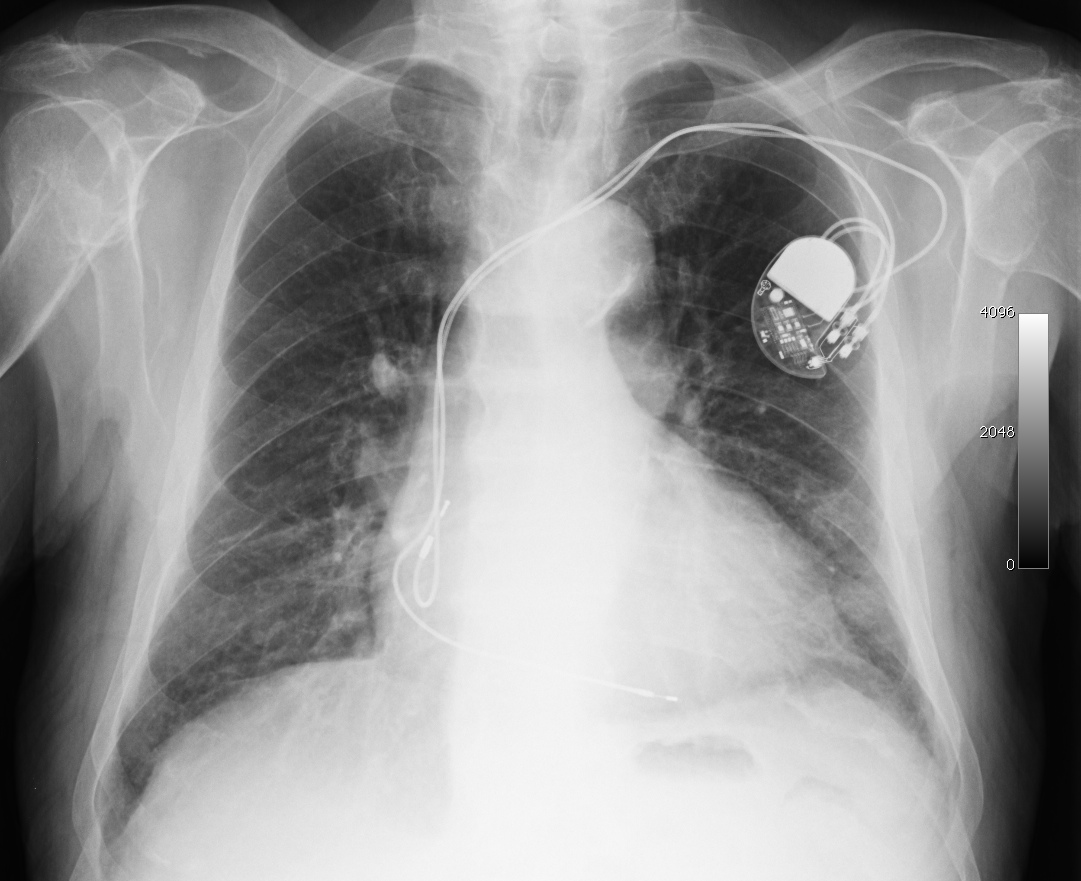
#> input picture fichas-aulas/ficha-OpenCV/imagens/8.0001.jpg, 1081 x 881 px; its folder holds only this picture in this run
$ jupyter execute MatrixTransformations.ipynb
#> lines starting #> are read from the running program, lines starting #| are printed output that depends on the picture
[cell 1]
import os,sys
import numpy as np
import cv2
from imageio.v2 import imread
from PIL import Image
import scipy
from scipy.signal import convolve2d
from skimage.segmentation import slic
from skimage.segmentation import mark_boundaries
from skimage import color
import matplotlib.pyplot as plt

[cell 2]
"""
• 'L' (8-bit pixels, grayscale)
• 'P' (8-bit pixels, mapped to any other mode using a color palette)
• 'RGB' (3x8-bit pixels, true color)
• 'RGBA' (4x8-bit pixels, true color with transparency mask)
• 'CMYK' (4x8-bit pixels, color separation)
• 'YCbCr' (3x8-bit pixels, color video format)
• 'I' (32-bit signed integer pixels)
• 'F' (32-bit floating point pixels)
"""

def access():
    PathImg = "./imagens/"
    lstFilesImg = []
    for dirName, subdirList, fileList in os.walk(PathImg):
        for filename in fileList:
            lstFilesImg.append(os.path.join(dirName,filename))

    print("Lista de imagens: ")
    print(lstFilesImg)

    img=imread(lstFilesImg[0],pilmode='RGB')
#> img is the input picture: shape (881, 1081, 3); min 0, max 255, mean 148.6
    print("Dimensões 1ª imagem: ", img.shape)
#| Dimensões 1ª imagem:  (881, 1081, 3)

    width=512
    height=512
    aspect_ratio = 1

    imglist=[]
    for file in lstFilesImg:
        img=imread(file,pilmode='RGB')
        img=np.array(Image.fromarray(img).resize((width,int(height* aspect_ratio))))
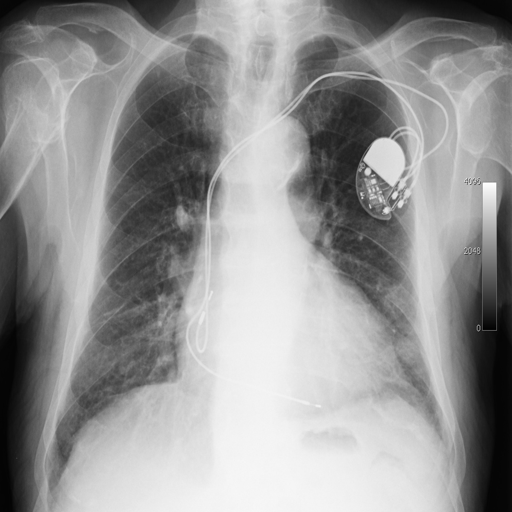
#> img: shape (512, 512, 3); min 0, max 255, mean 148.6
        imglist.append(img)
    Imagens = np.asarray(imglist,dtype=np.uint8)
    print("Após resize: ", Imagens.shape)
#| Após resize:  (1, 512, 512, 3)
    return Imagens

Imagens = access()

[cell 3]
def identity(Imagens, width, height):
#> called with Imagens = array of shape (1, 512, 512, 3), width = 1024, height = 1024
    transform_matrix = np.array([
        [1,0,0],
        [0,1,0],
    ]).astype(np.float32)

    for x in range(len(Imagens)):
        temp = cv2.warpAffine(Imagens[x,:,:],transform_matrix,(width,height))

        plt.axis('off')
        plt.imshow(temp,cmap='gray')
        # para gravar num ficheiro:
        # plt.savefig(str(x) + '.png',bbox_inches='tight')
        plt.show()
#> this loop made 1 pass
#> pass 1, in identity, `temp = cv2.warpAffine(Imagens[x,:,:],transform_matrix,(width,height))`:
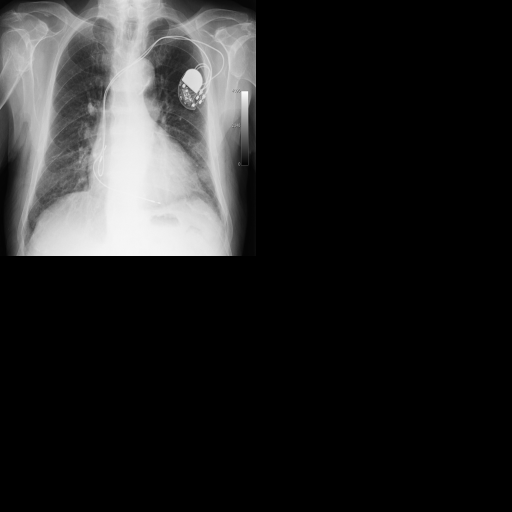
#> temp: shape (1024, 1024, 3) (shown at 1/2 size); min 0, max 255, mean 37.2

identity(Imagens, 1024, 1024)

[cell 4]
def translation(Imagens, width, height):
#> called with Imagens = array of shape (1, 512, 512, 3), width = 1024, height = 1024
    transform_matrix = np.array([
        [1,0,100],
        [0,1,100],
    ]).astype(np.float32)

    for x in range(len(Imagens)):
        temp = cv2.warpAffine(Imagens[x,:,:],transform_matrix,(width,height))

        plt.axis('off')
        plt.imshow(temp,cmap='gray')
        plt.show()
#> this loop made 1 pass
#> pass 1, in translation, `temp = cv2.warpAffine(Imagens[x,:,:],transform_matrix,(width,height))`:
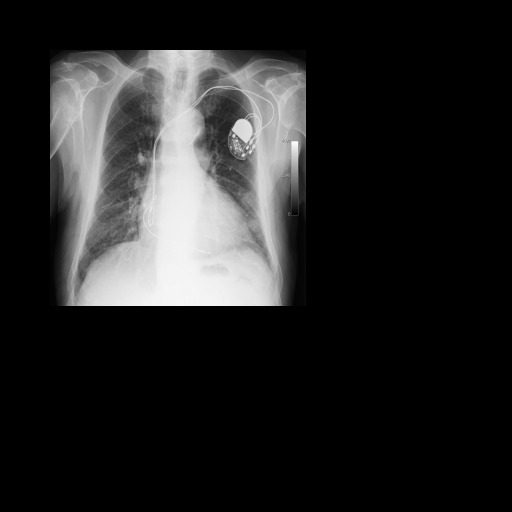
#> temp: shape (1024, 1024, 3) (shown at 1/2 size); min 0, max 255, mean 37.2

translation(Imagens, 1024, 1024)

[cell 5]
def scaling(Imagens, width, height):
#> called with Imagens = array of shape (1, 512, 512, 3), width = 1024, height = 1024
    transform_matrix = np.array([
        [0.75,0,0],
        [0,1.25,0],
    ]).astype(np.float32)

    for x in range(len(Imagens)):
        temp = cv2.warpAffine(Imagens[x,:,:],transform_matrix,(width,height))

        plt.axis('off')
        plt.imshow(temp,cmap='gray')
        plt.show()
#> this loop made 1 pass
#> pass 1, in scaling, `temp = cv2.warpAffine(Imagens[x,:,:],transform_matrix,(width,height))`:
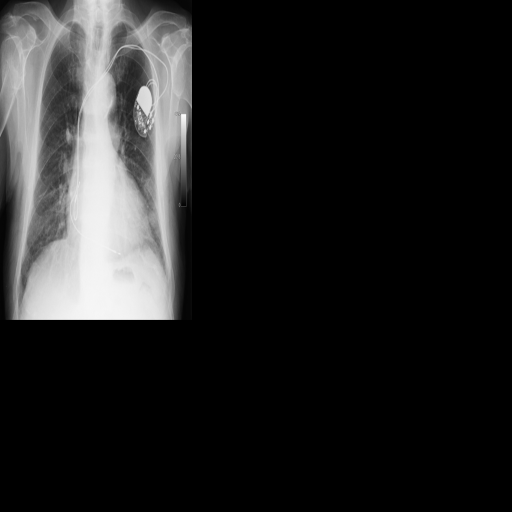
#> temp: shape (1024, 1024, 3) (shown at 1/2 size); min 0, max 255, mean 34.8

scaling(Imagens, 1024, 1024)

[cell 6]
def shearing(Imagens, width, height):
#> called with Imagens = array of shape (1, 512, 512, 3), width = 1024, height = 1024
    transform_matrix = np.array([
    [0.75,0.25,0],
    [0.25,0.75,0],
    ]).astype(np.float32)

    for x in range(len(Imagens)):
        temp = cv2.warpAffine(Imagens[x,:,:],transform_matrix,(width,height))

        plt.axis('off')
        plt.imshow(temp,cmap='gray')
        plt.show()
#> this loop made 1 pass
#> pass 1, in shearing, `temp = cv2.warpAffine(Imagens[x,:,:],transform_matrix,(width,height))`:
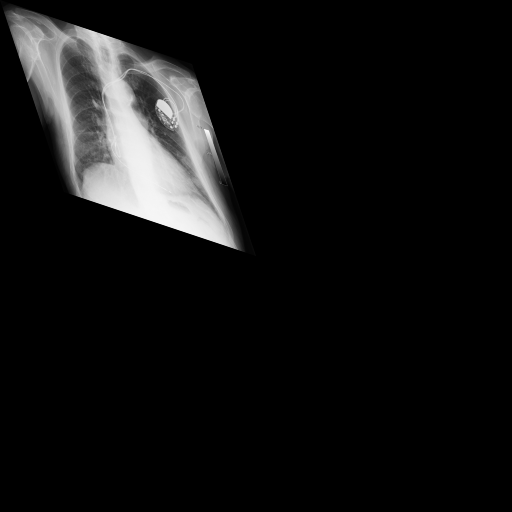
#> temp: shape (1024, 1024, 3) (shown at 1/2 size); min 0, max 255, mean 18.6

shearing(Imagens, 1024, 1024)

[cell 7]
def rotation(Imagens, width, height):
#> called with Imagens = array of shape (1, 512, 512, 3), width = 1024, height = 1024
    transform_matrix = np.array([
        [np.cos(np.pi/2),np.sin(np.pi/2), (1-np.cos(np.pi/2))*256-np.sin(np.pi/2)*256 ],
        [-np.sin(np.pi/2),np.cos(np.pi/2),np.sin(np.pi/2)*256+(1-np.cos(np.pi/2))*256 ],
    ]).astype(np.float32)

    for x in range(len(Imagens)):
        temp = cv2.warpAffine(Imagens[x,:,:],transform_matrix,(width,height))

        plt.axis('off')
        plt.imshow(temp,cmap='gray')
        plt.show()
#> this loop made 1 pass
#> pass 1, in rotation, `temp = cv2.warpAffine(Imagens[x,:,:],transform_matrix,(width,height))`:
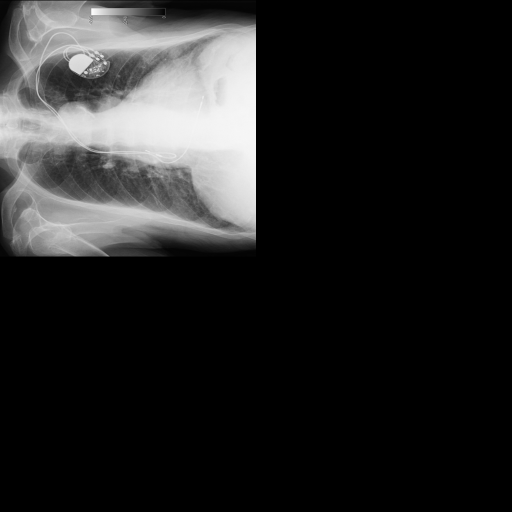
#> temp: shape (1024, 1024, 3) (shown at 1/2 size); min 0, max 255, mean 37.2

rotation(Imagens, 1024, 1024)

[cell 8]
def homogeneous(Imagens, width, height):
#> called with Imagens = array of shape (1, 512, 512, 3), width = 1024, height = 1024
    transform_matrix = np.array([
        [1,-1/2,300 ],
        [0,0.9,100],
        [0.001,0.001,1.5],
        ]).astype(np.float32)

    for x in range(len(Imagens)):
        temp = cv2.warpPerspective(Imagens[x,:,:],transform_matrix,(512,512))

        plt.axis('off')
        plt.imshow(temp,cmap='gray')
        plt.show()
#> this loop made 1 pass
#> pass 1, in homogeneous, `temp = cv2.warpPerspective(Imagens[x,:,:],transform_matrix,(512,512))`:
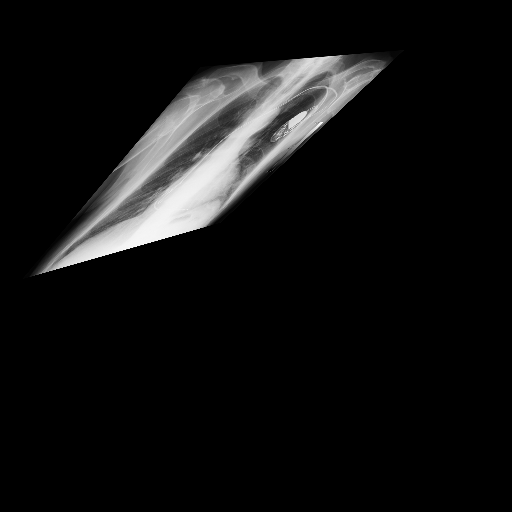
#> temp: shape (512, 512, 3); min 0, max 254, mean 17.5

homogeneous(Imagens, 1024, 1024)

$ run again, on fichas-aulas/ficha-OpenCV/imagens/histologica.jpg
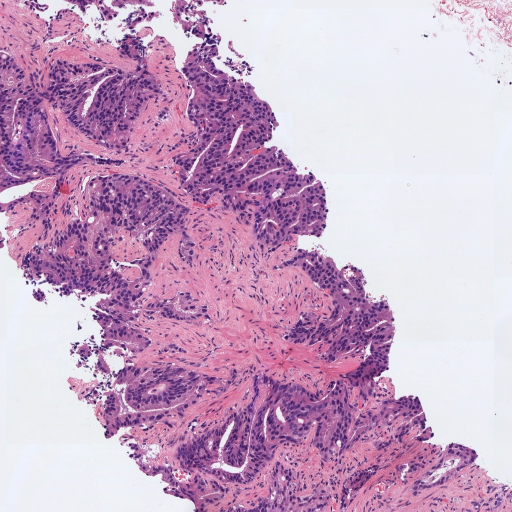
#> input picture fichas-aulas/ficha-OpenCV/imagens/histologica.jpg, 1024 x 1024 px (shown at 1/2 size)
#> in access, img is the input picture: shape (1024, 1024, 3); mean R, G, B 200.4, 167.7, 197.7
#| Dimensões 1ª imagem:  (1024, 1024, 3)
#> img: shape (512, 512, 3)
#| Após resize:  (1, 512, 512, 3)
#> the loop in identity, `for x in range(len(Imagens)):` made 1 pass
#> the loop in translation, `for x in range(len(Imagens)):` made 1 pass
#> the loop in scaling, `for x in range(len(Imagens)):` made 1 pass
#> the loop in shearing, `for x in range(len(Imagens)):` made 1 pass
#> the loop in rotation, `for x in range(len(Imagens)):` made 1 pass
#> pass 1, in rotation, `temp = cv2.warpAffine(Imagens[x,:,:],transform_matrix,(width,height))`:
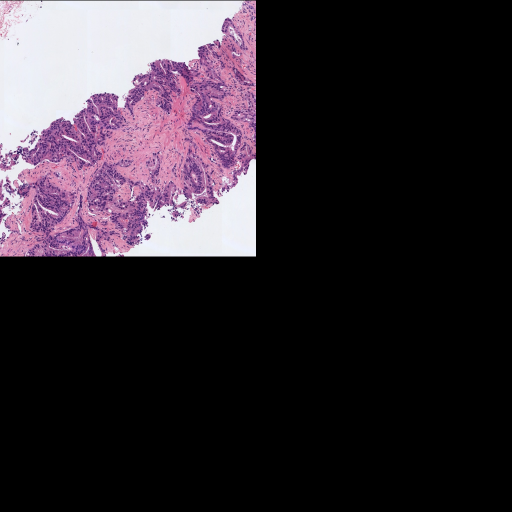
#> temp: shape (1024, 1024, 3) (shown at 1/2 size); mean of channels 0, 1, 2 50.1, 41.9, 49.4; drawn as R, G, B
#> the loop in homogeneous, `for x in range(len(Imagens)):` made 1 pass
#> pass 1, in homogeneous, `temp = cv2.warpPerspective(Imagens[x,:,:],transform_matrix,(512,512))`:
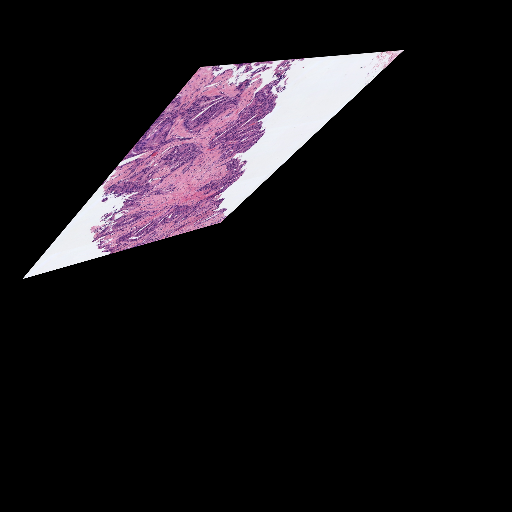
#> temp: shape (512, 512, 3); mean of channels 0, 1, 2 24.2, 20, 23.9; drawn as R, G, B

$ run again, on fichas-aulas/ficha-OpenCV/imagens/pe_diabetico005.jpg
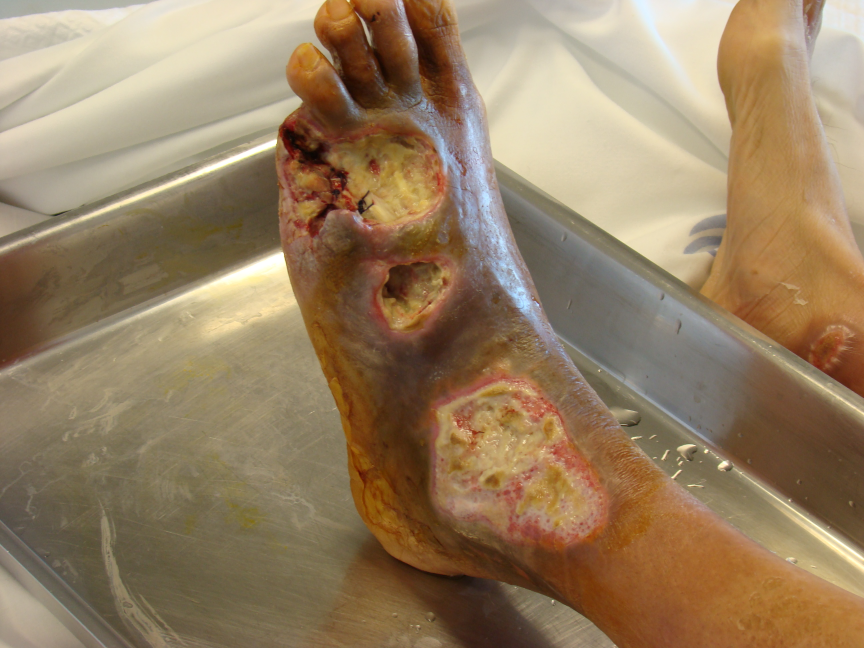
#> input picture fichas-aulas/ficha-OpenCV/imagens/pe_diabetico005.jpg, 2592 x 1944 px (shown at 1/3 size)
#> in access, img is the input picture: shape (1944, 2592, 3); mean R, G, B 150.4, 127.1, 97.4
#| Dimensões 1ª imagem:  (1944, 2592, 3)
#> in access, `img=np.array(Image.fromarray(img).resize((width,int(height* aspect_rat..`:
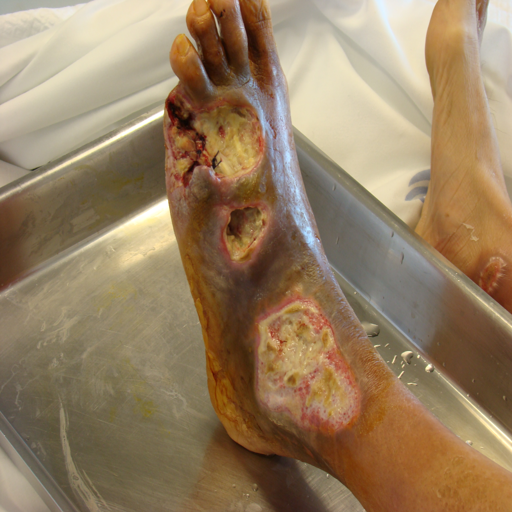
#> img: shape (512, 512, 3); mean R, G, B 150.4, 127.1, 97.4
#| Após resize:  (1, 512, 512, 3)
#> the loop in identity, `for x in range(len(Imagens)):` made 1 pass
#> the loop in translation, `for x in range(len(Imagens)):` made 1 pass
#> the loop in scaling, `for x in range(len(Imagens)):` made 1 pass
#> the loop in shearing, `for x in range(len(Imagens)):` made 1 pass
#> the loop in rotation, `for x in range(len(Imagens)):` made 1 pass
#> the loop in homogeneous, `for x in range(len(Imagens)):` made 1 pass
#> pass 1, in homogeneous, `temp = cv2.warpPerspective(Imagens[x,:,:],transform_matrix,(512,512))`:
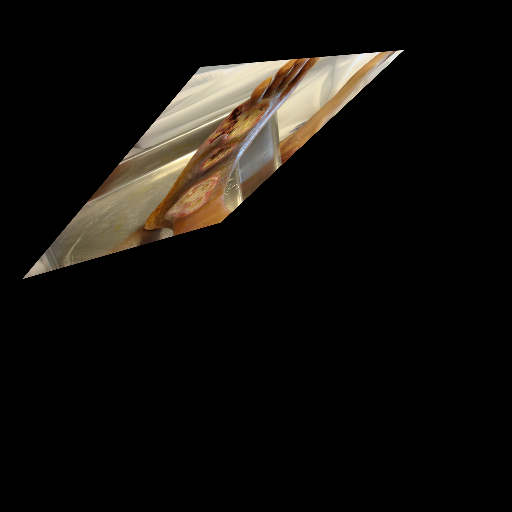
#> temp: shape (512, 512, 3); mean of channels 0, 1, 2 18.9, 16.3, 12.8; drawn as R, G, B
